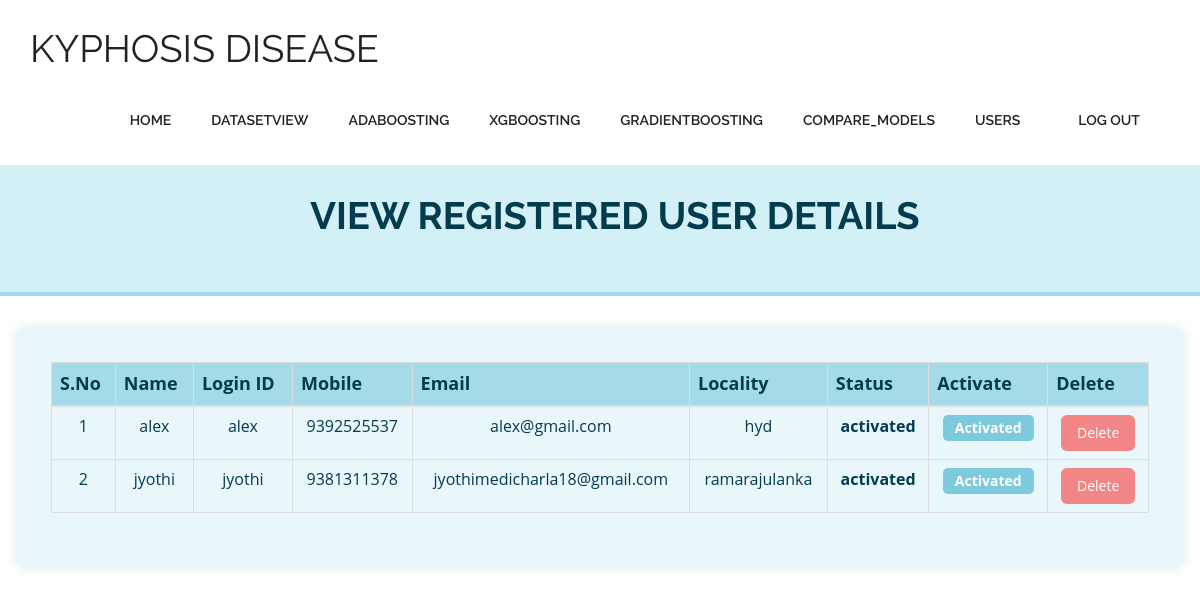
Page /ViewRegisteredUsers/ on the committed database.
### users/models.py (models this page shows, shortened)
class UserRegistrationModel(models.Model):
    name = models.CharField(max_length=100)
    loginid = models.CharField(unique=True, max_length=100)
    password = models.CharField(max_length=100)
    mobile = models.CharField(unique=True, max_length=100)
    email = models.CharField(unique=True, max_length=100)
    locality = models.CharField(max_length=100)
    address = models.CharField(max_length=1000)
    city = models.CharField(max_length=100)
    state = models.CharField(max_length=100)
    status = models.CharField(max_length=100)
    class Meta:
        db_table = 'UserRegistrations'

### admins/views.py (the view)
# urls.py: path("ViewRegisteredUsers/", admins.ViewRegisteredUsers, name="ViewRegisteredUsers"),
def ViewRegisteredUsers(request):
    data = UserRegistrationModel.objects.all()
    return render(request, 'admins/RegisteredUsers.html', {'data': data})

### assets/templates/admins/RegisteredUsers.html (shortened to what this page needs)
{% extends 'admins/admin_base.html' %}
{% block contents %}
<section id="intro" class="top-section">
    <div class="container">
        <div class="header_box text-center">
            <h2 style="color: #033c4e; font-weight: bold;">View Registered User Details</h2>
        </div>
    </div>
</section>
<div class="container table-container">
    <table class="table table-bordered text-center">
        <thead class="thead-custom">
            <tr>
                <th>S.No</th>
                <th>Name</th>
                <th>Login ID</th>
                <th>Mobile</th>
                <th>Email</th>
                <th>Locality</th>
                <th>Status</th>
                <th>Activate</th>
                <th>Delete</th>
            </tr>
        </thead>
        <tbody>
            {% for i in data %}
            <tr>
                <td>{{ forloop.counter }}</td>
                <td>{{ i.name }}</td>
                <td>{{ i.loginid }}</td>
                <td>{{ i.mobile }}</td>
                <td>{{ i.email }}</td>
                <td>{{ i.locality }}</td>
                <td><strong>{{ i.status }}</strong></td>
                <td>
                    {% if i.status == 'waiting' %}
                    <a class="btn btn-custom" href="/AdminActivaUsers/?uid={{ i.id }}">Activate</a>
                    {% else %}
                    <span class="badge badge-active">Activated</span>
                    {% endif %}
                </td>
                <td>
                    <a class="btn btn-delete" href="/AdminDeleteUser/?uid={{ i.id }}" onclick="return confirm('Are you sure you want to delete this user?');">Delete</a>
                </td>
            </tr>
            {% endfor %}
        </tbody>
    </table>
</div>
{% endblock %}

### assets/templates/admins/admin_base.html (shortened to what this page needs)
{% load static %}
<!doctype html>
<html>
<head>
    <link href="{%static 'css/bootstrap.min.css'%}" rel="stylesheet" type="text/css">
    <link href="{%static 'css/style.css'%}" rel="stylesheet" type="text/css">
    <link href="{%static 'css/font-awesome.css'%}" rel="stylesheet" type="text/css">
    <link href="{%static 'css/animate.css'%}" rel="stylesheet" type="text/css">
</head>
<body>
<header id="header_wrapper">
    <div class="container">
        <div class="header_box">
            <div class="logo"><a href="#"><h2>Kyphosis Disease</h2></a></div>
            <nav class="navbar navbar-inverse" role="navigation">
                <div id="main-nav" class="collapse navbar-collapse navStyle">
                    <ul class="nav navbar-nav" id="mainNav">
                        <li><a href="{%url 'AdminHome'%}">Home</a></li>
                        <li><a href="{%url 'DatasetView'%}">DatasetView</a></li>
                        <li><a href="{%url 'ada'%}">Adaboosting</a></li>
                        <li><a href="{%url 'xg'%}">Xgboosting</a></li>
                        <li><a href="{%url 'gradent'%}">Gradientboosting</a></li>
                        <li><a href="{%url 'compare_models'%}">compare_models</a></li>
                        <li><a href="{%url 'ViewRegisteredUsers'%}">Users</a></li>
                        <li><a href="{%url 'index'%}">Log out</a></li>
                    </ul>
                </div>
            </nav>
        </div>
    </div>
</header>
{%block contents%}{%endblock%}
</body>
</html>

### assets/static/css/style.css (style rules this page uses)
ul { list-style: none; }
a, a:hover, a:active { outline: 0px !important; }
body { background: #fff; font-family: 'Open Sans', sans-serif; font-size: 14px; font-weight: normal; color: #888888; margin: 0; }
h2 { font-size: 38px; color: #222222; font-family: 'Raleway', sans-serif; font-weight: normal; margin: 0px 0 25px 0; text-align: center; text-transform: uppercase; }
#header_wrapper { background: #ffffff; padding: 20px 0px; }
.header_box { position: relative; }
.logo { float: left; margin-top: 8px; position: relative; z-index: 2; }
.navbar-inverse { background-color: transparent; border-color: transparent; }
.navbar { border: 0px solid #fff; min-height: 40px; margin-bottom: 0px; }
.navbar-inverse .navbar-nav > li > a { color: #222; }
.navStyle { float: right; }
.navStyle ul { list-style: none; padding: 0px; }
.navStyle ul li { display: inline-block; margin: 0 5px; }
.navStyle ul li:first-child { ; }
.navStyle ul li:last-child { margin: 0 0 0 23px; }
.navStyle ul li a { display: block; font-size: 14px; color: #222222; font-family: 'Raleway', sans-serif; text-decoration: none; text-transform: uppercase; font-weight: 600; transition: all 0.2s ease-in-out; -moz-transition: all 0.2s ease-in-out; -webkit-transition: all 0.2s ease-in-out; }

### assets/templates/admins/RegisteredUsers.html (style rules this page uses)
.top-section { background-color: #d4f0f7; padding: 30px; text-align: center; margin-bottom: 30px; border-bottom: 4px solid #a5dbe8; }
.table-container { background-color: #e9f7fb; padding: 36px; border-radius: 12px; box-shadow: 0px 0px 12px rgba(0, 0, 0, 0.08); margin-bottom: 50px; }
.thead-custom { background-color: #a5dbe8; color: #033c4e; font-weight: bold; font-size: 18px; }
table tr td { font-size: 16px; color: #033c4e; vertical-align: middle; }
.btn-delete { background-color: #f28585; color: white !important; padding: 8px 16px; border: none; border-radius: 6px; font-size: 14px; text-decoration: none; transition: background-color 0.3s ease; }
.badge-active { background-color: #7dc9de; padding: 6px 12px; border-radius: 5px; font-size: 14px; color: white; }

### rows in the picture
UserRegistrationModel: name "alex", loginid "alex", mobile "9392525537", email "alex@gmail.com", locality "hyd", status "activated", shows "Activated"
UserRegistrationModel: name "jyothi", loginid "jyothi", mobile "9381311378", email "jyothimedicharla18@gmail.com", locality "ramarajulanka", status "activated", shows "Activated"
